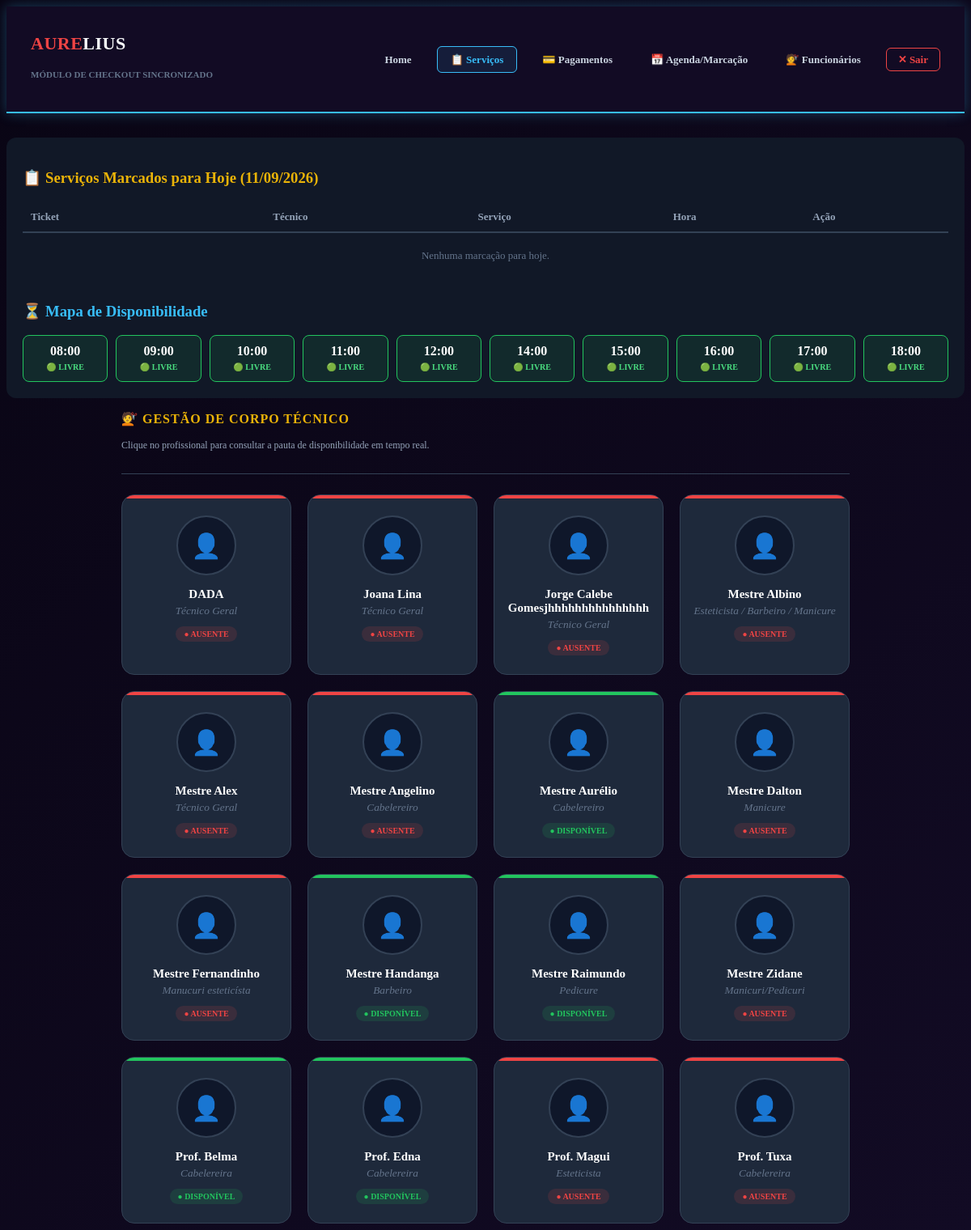
Page /SoTrança.php on the committed database.
### tables this page shows
CREATE TABLE `funcionarios` (
  `id_funcionario` int(11) NOT NULL AUTO_INCREMENT,
  `nome` varchar(100) NOT NULL,
  `status` varchar(50) DEFAULT 'Disponível',
  `especialidade` varchar(150) DEFAULT NULL,
  `ativo` tinyint(1) DEFAULT 1,
  `foto_url` varchar(255) DEFAULT NULL,
  PRIMARY KEY (`id_funcionario`)
);

### SoTrança.php (the view, shortened to what this page needs)
<?php
@include_once("config/Banco.php");
?>
<!DOCTYPE html>
<!DOCTYPE html>
<html lang="pt">
<head>
</head>
</head>
<body style="background: linear-gradient(135deg, #090514, #120b24); color: #f8fafc; min-height: 100vh;">
    <nav style="padding: 15px 30px; background: #120b24; border-bottom: 2px solid #38bdf8; box-shadow: 0 0 15px rgba(56, 189, 248, 0.3); display: flex; justify-content: space-between; align-items: center;">
        <div class="logo">
            <h1 style="font-size: 22px; font-weight: 800; color: #ef4444; text-transform: uppercase; letter-spacing: 0.5px;">AURE<span style="color: #f8fafc;">LIUS</span></h1>
            <h6 style="color: #64748b; font-size: 11px; margin-top: 4px; text-transform: uppercase;">Módulo de Checkout Sincronizado</h6>
        </div>
        <ul class="menu-horizontal" id="navbar-menu" style="display: flex; list-style: none; gap: 15px; margin: 0; padding: 0; align-items: center;">
            <li><a href="SoTrança.php" style="color: #cbd5e1; text-decoration: none; font-size: 13px; font-weight: 600; padding: 8px 16px; transition: 0.3s;">Home</a></li>
            <li><a class="tab-link active" onclick="switchTab(event, 'aba_servicos')" style="color: #38bdf8; background: rgba(56, 189, 248, 0.1); border: 1px solid #38bdf8; border-radius: 6px; text-decoration: none; font-size: 13px; font-weight: 600; padding: 8px 16px; cursor: pointer; transition: 0.3s;">📋 Serviços</a></li>
            <li><a class="tab-link" onclick="switchTab(event, 'pagamentos')" style="color: #cbd5e1; text-decoration: none; font-size: 13px; font-weight: 600; padding: 8px 16px; cursor: pointer; transition: 0.3s;">💳 Pagamentos</a></li>
            <li><a class="tab-link" onclick="switchTab(event, 'agenda')" style="color: #cbd5e1; text-decoration: none; font-size: 13px; font-weight: 600; padding: 8px 16px; cursor: pointer; transition: 0.3s;">📅 Agenda/Marcação</a></li>
            <li><a class="tab-link" onclick="switchTab(event, 'funcionarios')" style="color: #cbd5e1; text-decoration: none; font-size: 13px; font-weight: 600; padding: 8px 16px; cursor: pointer; transition: 0.3s;">💇 Funcionários</a></li>
            <li><a href="Principal.php" style="border: 1px solid #ef4444; color:#ef4444; border-radius: 6px; text-decoration: none; font-size: 13px; font-weight: 600; padding: 6px 14px; transition: 0.3s;">✕ Sair</a></li>
        </ul>
    </nav>
<?php
$id_empresa_ativa = 242;
$hoje = date('Y-m-d');
$expediente = ['08:00', '09:00', '10:00', '11:00', '12:00', '14:00', '15:00', '16:00', '17:00', '18:00'];
$stmt = $pdo->prepare("SELECT * FROM pagamentos WHERE id_parceiro = ? AND data_servico = ? ORDER BY hora_servico ASC");
$stmt->execute([$id_empresa_ativa, $hoje]);
$registos_hoje = $stmt->fetchAll(PDO::FETCH_ASSOC);
$horas_ocupadas = array_column($registos_hoje, 'hora_servico');
$horas_ocupadas = array_map(function($h) { return substr($h, 0, 5); }, $horas_ocupadas);
?>
<div class="agenda-container" style="background: #111827; padding: 20px; border-radius: 12px; color: #fff;">
    <h3 style="color: #eab308;">📋 Serviços Marcados para Hoje (<?= date('d/m/Y') ?>)</h3>
    <table style="width: 100%; border-collapse: collapse; font-size: 13px; margin-bottom: 30px;">
        <thead>
            <tr style="border-bottom: 2px solid #334155; color: #94a3b8; text-align: left;">
                <th style="padding: 10px;">Ticket</th>
                <th>Técnico</th>
                <th>Serviço</th>
                <th>Hora</th>
                <th>Ação</th>
            </tr>
        </thead>
        <tbody>
            <?php if($registos_hoje): foreach($registos_hoje as $reg): ?>
<tr style="border-bottom: 1px solid #1e293b;">
<td style="padding: 12px 10px; color: #64748b;">#<?= $reg['id_pagamento'] ?></td>
<td><strong style="color: #38bdf8;"><?= htmlspecialchars($reg['funcionario']) ?></strong></td>
<td><?= htmlspecialchars($reg['servico']) ?></td>
<td style="color: #eab308; font-weight: bold;"><?= substr($reg['hora_servico'], 0, 5) ?></td>
</tr>
            <?php endforeach; else: ?>
            <tr><td colspan="5" style="padding: 20px; text-align: center; color: #64748b;">Nenhuma marcação para hoje.</td></tr>
            <?php endif; ?>
        </tbody>
    </table>
    <h3 style="color: #38bdf8;">⏳ Mapa de Disponibilidade</h3>
    <div style="display: grid; grid-template-columns: repeat(auto-fill, minmax(100px, 1fr)); gap: 10px;">
        <?php foreach($expediente as $hora):
            $esta_ocupado = in_array($hora, $horas_ocupadas);
        ?>
            <div style="padding: 10px; border-radius: 8px; text-align: center; border: 1px solid <?= $esta_ocupado ? '#ef4444' : '#22c55e' ?>; background: <?= $esta_ocupado ? 'rgba(239, 68, 68, 0.1)' : 'rgba(34, 197, 94, 0.1)' ?>;">
                <strong style="display: block; color: #fff;"><?= $hora ?></strong>
                <span style="font-size: 10px; font-weight: bold; color: <?= $esta_ocupado ? '#f87171' : '#4ade80' ?>;">
                    <?= $esta_ocupado ? '🔴 OCUPADO' : '🟢 LIVRE' ?>
                </span>
            </div>
        <?php endforeach; ?>
    </div>
</div>
<?php
try {
    $stmt_f = $pdo->prepare("SELECT id_funcionario, nome, status, especialidade FROM funcionarios WHERE ativo = 1 ORDER BY nome ASC");
    $stmt_f->execute();
    $corpo_tecnico = $stmt_f->fetchAll(PDO::FETCH_ASSOC);
} catch (Exception $e) { $corpo_tecnico = []; }
?>
<div class="modulo-equipa-sotranças" style="max-width: 900px; margin: 0 auto; color: #fff;">
    <div id="view_lista_profissionais">
        <div style="text-align: left; margin-bottom: 25px; border-bottom: 1px solid #334155; padding-bottom: 15px;">
            <h3 style="color: #eab308; text-transform: uppercase; font-size: 16px; letter-spacing: 1px;">💇 Gestão de Corpo Técnico</h3>
            <p style="color: #94a3b8; font-size: 12px;">Clique no profissional para consultar a pauta de disponibilidade em tempo real.</p>
        </div>
        <div style="display: grid; grid-template-columns: repeat(auto-fill, minmax(180px, 1fr)); gap: 20px;">
            <?php if(!empty($corpo_tecnico)): foreach($corpo_tecnico as $f):
                $status_txt = (strtolower($f['status']) == 'disponível' || $f['status'] == 'Disponivel') ? 'Disponível' : 'Ausente';
                $cor_foco = ($status_txt == 'Disponível') ? '#22c55e' : '#ef4444';
            ?>
                <div class="card-tecnico-premium" onclick="abrirAgendaFuncionario('<?= htmlspecialchars($f['nome']) ?>', '<?= $status_txt ?>', '<?= htmlspecialchars($f['especialidade']) ?>')"
                     style="background: #1e293b; border: 1px solid #334155; padding: 25px 15px; border-radius: 16px; text-align: center; cursor: pointer; transition: 0.3s; position: relative; overflow: hidden;">
                    <div style="position: absolute; top: 0; left: 0; width: 100%; height: 4px; background: <?= $cor_foco ?>;"></div>
                    <div style="width: 70px; height: 70px; background: #0f172a; border-radius: 50%; margin: 0 auto 15px; display: flex; align-items: center; justify-content: center; font-size: 30px; border: 2px solid #334155;">👤</div>
                    <strong style="display: block; font-size: 15px; margin-bottom: 4px;"><?= htmlspecialchars($f['nome']) ?></strong>
                    <small style="display: block; color: #64748b; margin-bottom: 10px; font-style: italic;"><?= htmlspecialchars($f['especialidade'] ?? 'Técnico Geral') ?></small>
                    <span style="background: <?= $cor_foco ?>22; color: <?= $cor_foco ?>; padding: 4px 10px; border-radius: 20px; font-size: 10px; font-weight: 800; text-transform: uppercase;">
                        ● <?= $status_txt ?>
                    </span>
                </div>
            <?php endforeach; else: ?>
                <div style="grid-column: span 3; padding: 40px; background: #0f172a; border-radius: 12px; text-align: center; color: #64748b;">
                    Nenhum funcionário localizado na tabela `funcionarios`.
                </div>
            <?php endif; ?>
        </div>
    </div>
</div>
</body>

### rows in the picture
funcionarios: nome "DADA", especialidade "Técnico Geral", status "AUSENTE"
funcionarios: nome "Joana Lina", especialidade "Técnico Geral", status "AUSENTE"
funcionarios: nome "Jorge Calebe Gomesjhhhhhhhhhhhhhhh", especialidade "Técnico Geral", status "AUSENTE"
funcionarios: nome "Mestre Albino", especialidade "Esteticista / Barbeiro / Manicure", status "AUSENTE"
funcionarios: nome "Mestre Alex", especialidade "Técnico Geral", status "AUSENTE"
funcionarios: nome "Mestre Angelino", especialidade "Cabelereiro", status "AUSENTE"
funcionarios: nome "Mestre Aurélio", especialidade "Cabelereiro", status "DISPONÍVEL"
funcionarios: nome "Mestre Dalton", especialidade "Manicure", status "AUSENTE"
funcionarios: nome "Mestre Fernandinho", especialidade "Manucuri esteticísta", status "AUSENTE"
funcionarios: nome "Mestre Handanga", especialidade "Barbeiro", status "DISPONÍVEL"
funcionarios: nome "Mestre Raimundo", especialidade "Pedicure", status "DISPONÍVEL"
funcionarios: nome "Mestre Zidane", especialidade "Manicuri/Pedicuri", status "AUSENTE"
funcionarios: nome "Prof. Belma", especialidade "Cabelereira", status "DISPONÍVEL"
funcionarios: nome "Prof. Edna", especialidade "Cabelereira", status "DISPONÍVEL"
funcionarios: nome "Prof. Magui", especialidade "Esteticista", status "AUSENTE"
funcionarios: nome "Prof. Tuxa", especialidade "Cabelereira", status "AUSENTE"

### other values in the picture
$hora "08:00"
$hora "09:00"
$hora "10:00"
$hora "11:00"
$hora "12:00"
$hora "14:00"
$hora "15:00"
$hora "16:00"
$hora "17:00"
$hora "18:00"
